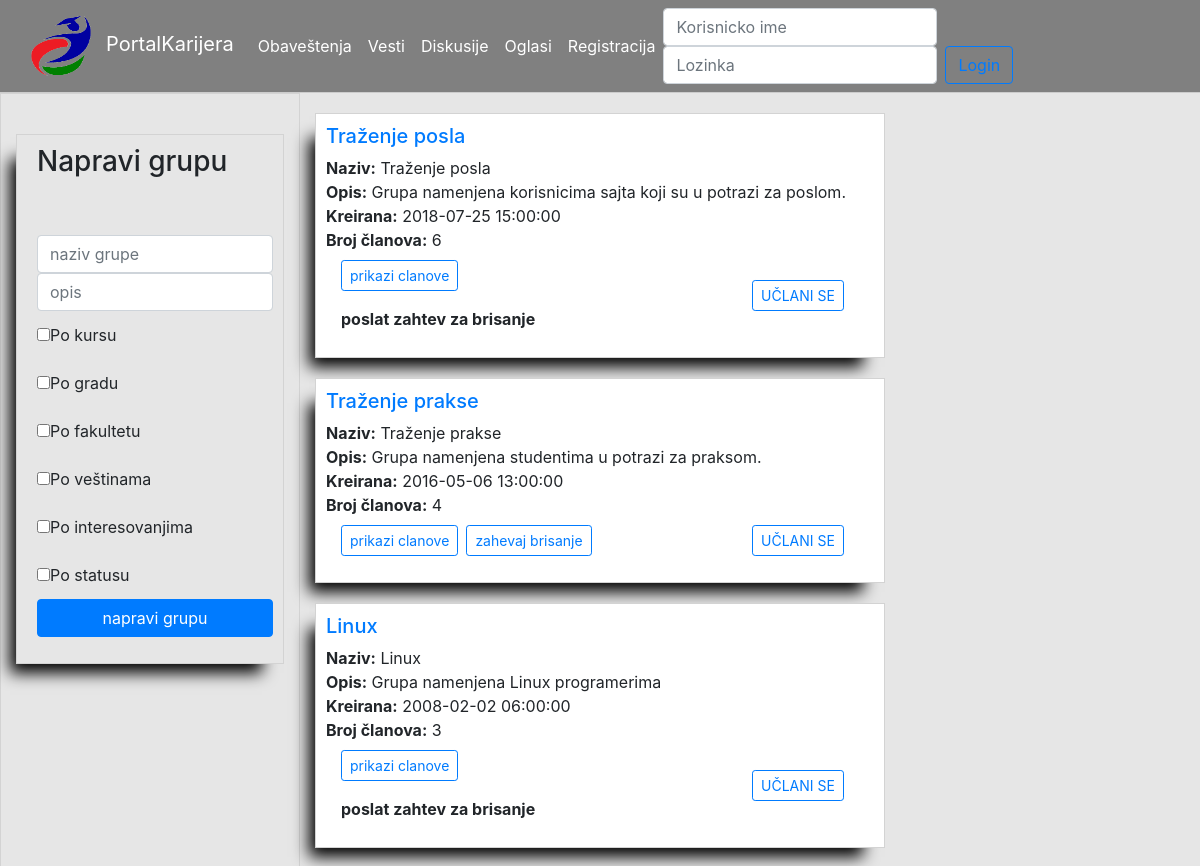
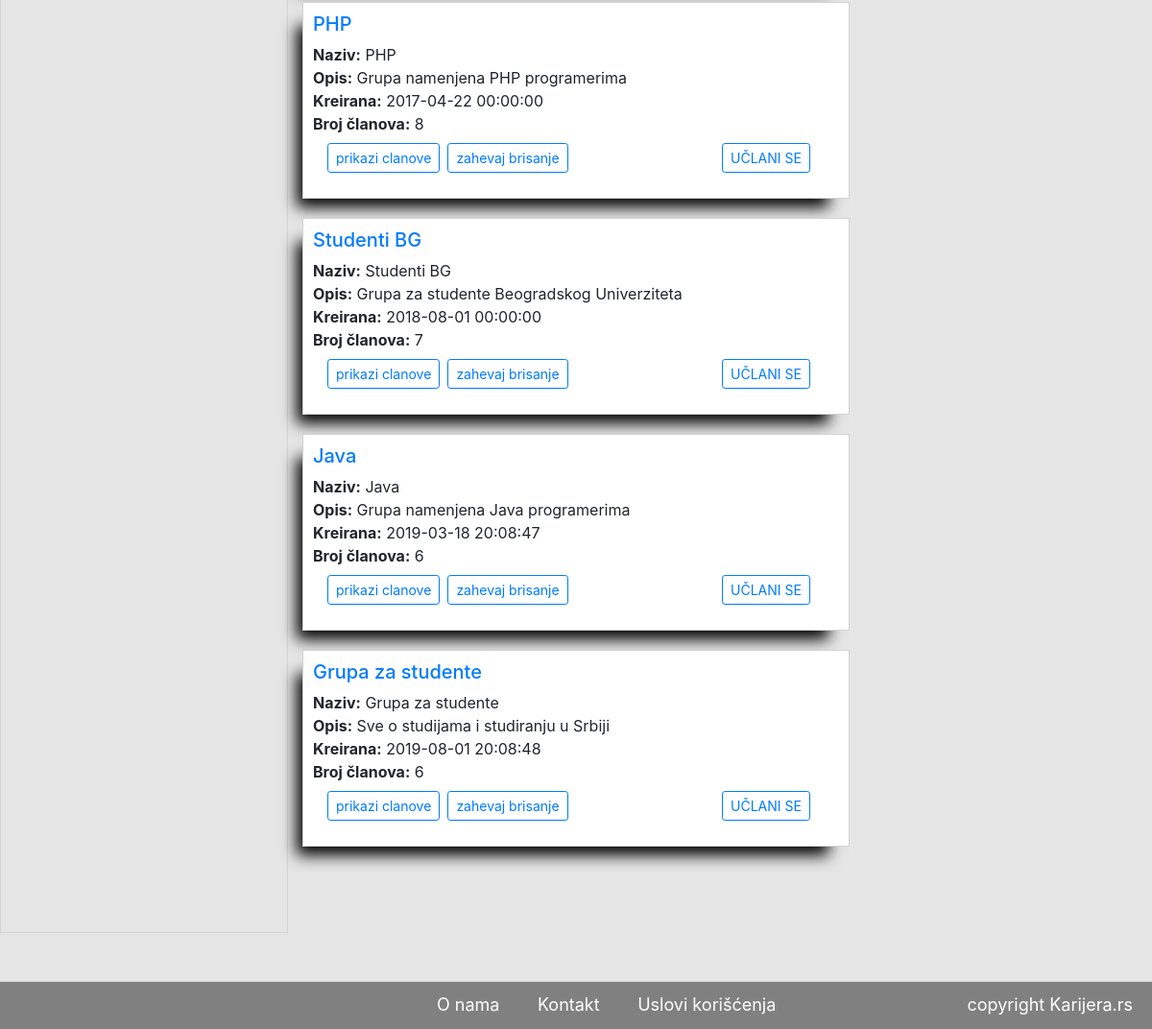
Page /index.php/grupe on the committed database (2 pictures, top to bottom).
### tables this page shows
CREATE TABLE IF NOT EXISTS `grupe` (
  `idGru` int(11) NOT NULL AUTO_INCREMENT,
  `naziv` varchar(45) DEFAULT NULL,
  `opis` varchar(200) DEFAULT NULL,
  `datum` datetime DEFAULT NULL,
  `zaBrisanje` varchar(45) DEFAULT NULL,
  PRIMARY KEY (`idGru`)
);

CREATE TABLE IF NOT EXISTS `clanovigrupe` (
  `idGru` int(11) NOT NULL,
  `idKor` int(11) NOT NULL,
  PRIMARY KEY (`idGru`,`idKor`),
  KEY `fk_clanovigrupe_grupe1_idx` (`idGru`),
  KEY `fk_clanovigrupe_student1_idx` (`idKor`)
);

### application/controllers/Grupe.php (called while the page is built, shortened)
<?php
class Grupe extends CI_Controller {
    public function __construct() {
        $this->load->model('UserModel');
        $this->load->model('GrupeModel');
        $this->load->model('SifrarniciModel');
        $this->load->model('DiskusijeModel');
    }
    public function index() {
        $grupeData = ['grupe' => $this->GrupeModel->dohvatiGrupe()];
        $data['middle_data'] = ['grupe' => $this->load->view('grupe/prikazGrupe', $grupeData, true)];
        $data['middle'] = 'middle/grupe';
        $this->load->view('viewTemplate', $data);
    }
}

### index.php (called while the page is built, shortened)
<?php
require_once BASEPATH.'core/CodeIgniter.php';

### application/models/GrupeModel.php (called while the page is built, shortened)
<?php
class GrupeModel extends CI_Model {
    public function dohvatiGrupe() {
        $this->db->select('grupe.*');
        $this->db->from('grupe');
        $this->db->order_by('idGru', 'DESC');
        $query = $this->db->get();
        return $query->result_array();
    }
    public function dohvatiClanove($idGru) {
        $this->db->select('clanovigrupe.idKor, student.ime, student.prezime, korisnik.korisnicko as korisnik');
        $this->db->from('clanovigrupe');
        $this->db->join('student', 'student.idKor = clanovigrupe.idKor');
        $this->db->join('korisnik', 'korisnik.idKor = student.idKor');
        $this->db->where('clanovigrupe.idGru', $idGru);
        $query = $this->db->get();
        return $query->result_array();
    }
}

### application/views/grupe/prikazGrupe.php (the view, shortened to what this page needs)
<!DOCTYPE html>
<?php
foreach ($grupe as $g) {
    $idGru = $g['idGru'];
    $ulogovani = $this->session->userdata('user')['idKor'];
    $clanovi = $this->GrupeModel->dohvatiClanove($idGru);
    $zaBrisanje = $g['zaBrisanje'];
    ?>
    <div class="centar" >
        <h5><a href="<?php echo site_url("Grupe/grupa/$idGru") ?>"><?php echo $g["naziv"] ?></a></h5>
        <b>Naziv:</b> <?php echo $g["naziv"]; ?>
        <br/>
        <b>Opis:</b> <?php echo $g['opis']; ?>
        <br/>
        <b>Kreirana:</b> <?php echo $g['datum']; ?>
        <br/>
        <b>Broj članova:</b><?php
    $brojClanova = $this->db->where('idGru', $idGru)->count_all_results('clanovigrupe');
    echo ' ' . $brojClanova;
    ?>
        <div class="form-inline mt-2">
            <div class="form-group col-md-7">
                <form name='ispisClanova' method="POST" action="<?php echo site_url('Grupe/ispisiClanove') ?>">
                    <?php
                    echo
                    "<input type='hidden' name='idGru' id='idGru' value='$idGru'>" .
                    "<input type='button'  onclick='ispis($idGru)' class='btn btn-outline-primary btn-sm mr-2' value='prikazi clanove'>";
                    ?>
                </form>
                <form name='brisanje' action="">
                    <?php
                    if ($zaBrisanje != 'da') {
                        echo
                        "<input type='hidden' name='idGru' id='idGru' value='$idGru'>" .
                        "<input type='button'  onclick='traziBrisanje($idGru); window.location.reload();' class='btn btn-outline-primary btn-sm' value='zahevaj brisanje'>";
                    } else if ($zaBrisanje == 'da') {
                        echo $msg = '<b>' . 'poslat zahtev za brisanje' . '</b>';
                    }
                    ?>
                </form>
            </div>
            <div class="form-group col-md-3 offset-2">
                <form name='uclaniLogovanog' method='GET' action="<?php echo site_url('Grupe/uclaniLogovanog') ?>">
                    <?php
                    if (empty($clanovi)) {
                        echo " <input type='hidden' name='idGru' value='$idGru'>";
                        echo ' <input type="submit" class="btn btn-outline-primary btn-sm float-right" value="UČLANI SE">';
                    } else  if(!empty ($clanovi)){
                        $i = 0;
                            foreach ($clanovi as $c) {
                                $idClana = $c['idKor'];
                                if ($ulogovani != $idClana) {
                                    echo ' <input type="submit" class="btn btn-outline-primary btn-sm float-right" value="UČLANI SE">';
                                }
                                if (++$i > 0)
                                    break;
                            }
                    ?>
                </form>
                   <?php   } ?>
            </div>
        </div>
    </div>
<?php } ?>
</body>
</html>

### css/styleGuest.css (style rules this page uses)
html { background-color: dimgrey; }
input::placeholder { color: #fff; }
button, input { overflow: visible; }
.centar { margin-top: 20px; padding: 10px; border: 1px solid lightgray; box-shadow: -14px 17px 15px -8px rgba(0, 0, 0, 1); background-color: white; overflow:hidden; text-overflow: ellipsis; white-space: nowrap; }

### rows in the picture
grupe: naziv "Traženje posla", opis "Grupa namenjena korisnicima sajta koji su u potrazi za poslom.", datum "2018-07-25 15:00:00", brojClanova "6"
grupe: naziv "Traženje prakse", opis "Grupa namenjena studentima u potrazi za praksom.", datum "2016-05-06 13:00:00", brojClanova "4"
grupe: naziv "Linux", opis "Grupa namenjena Linux programerima", datum "2008-02-02 06:00:00", brojClanova "3"
grupe: naziv "PHP", opis "Grupa namenjena PHP programerima", datum "2017-04-22 00:00:00", brojClanova "8"
grupe: naziv "Studenti BG", opis "Grupa za studente Beogradskog Univerziteta", datum "2018-08-01 00:00:00", brojClanova "7"
grupe: naziv "Java", opis "Grupa namenjena Java programerima", datum "2019-03-18 20:08:47", brojClanova "6"
grupe: naziv "Grupa za studente", opis "Sve o studijama i studiranju u Srbiji", datum "2019-08-01 20:08:48", brojClanova "6"
